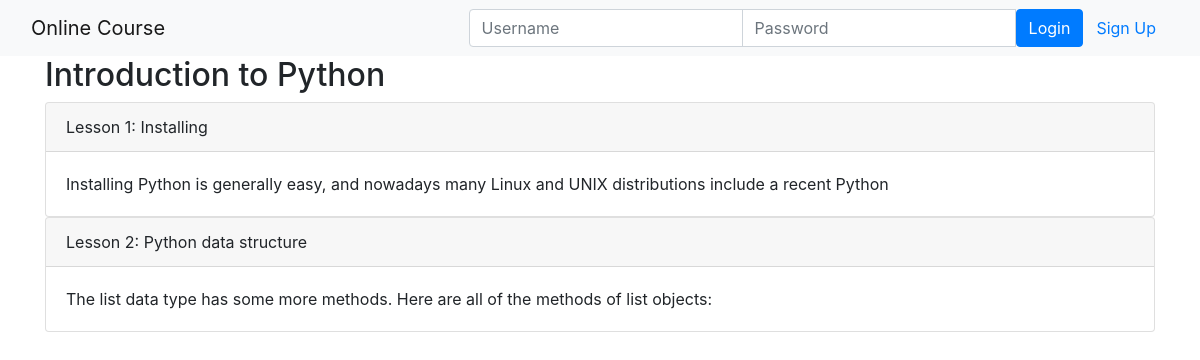
/onlinecourse/course/2/, run on the app's committed database.
### onlinecourse/models.py (models this page shows, shortened)
class Course(models.Model):
    name = models.CharField(null=False, max_length=30, default='online course')
    image = models.ImageField(upload_to='course_images/')
    description = models.CharField(max_length=1000)
    pub_date = models.DateField(null=True)
    instructors = models.ManyToManyField(Instructor)
    users = models.ManyToManyField(settings.AUTH_USER_MODEL, through='Enrollment')
    total_enrollment = models.IntegerField(default=0)
    is_enrolled = False

class Lesson(models.Model):
    title = models.CharField(max_length=200, default="title")
    order = models.IntegerField(default=0)
    course = models.ForeignKey(Course, on_delete=models.CASCADE)
    content = models.TextField()

### onlinecourse/views.py (the view)
class CourseDetailsView(generic.DetailView):
    model = Course
    template_name = 'onlinecourse/course_detail.html'

### onlinecourse/templates/onlinecourse/course_detail.html (shortened to what this page needs)
<!DOCTYPE html>
<html lang="en">
    <head>
        {% load static %}
        <link rel="stylesheet" href="https://maxcdn.bootstrapcdn.com/bootstrap/4.5.2/css/bootstrap.min.css">
    </head>
<body>
<nav class="navbar navbar-light bg-light">
    <div class="container-fluid">
        <div class="navbar-header">
            <a class="navbar-brand" href="{% url 'onlinecourse:popular_course_list' %}">Online Course</a>
        </div>
        <ul class="nav navbar-nav navbar-right">
            {% if user.is_authenticated %}
            <li>
                <a class="btn btn-link" href="#">{{ user.first_name }}({{ user.username }})</a>
                <a class="btn btn-link" href="{% url 'onlinecourse:logout' %}">Logout</a>
            </li>
            {% else %}
            <li>
                <form class="form-inline" action="{% url 'onlinecourse:login' %}" method="post">
                    <div class="input-group">
                        <input type="text" class="form-control" placeholder="Username" name="username" >
                        <input type="password" class="form-control" placeholder="Password" name="psw" >
                        <button class="btn btn-primary" type="submit">Login</button>
                        <a class="btn btn-link" href="{% url 'onlinecourse:registration' %}">Sign Up</a>
                    </div>
                </form>
            </li>
            {% endif %}
        </ul>
    </div>
</nav>
<div class="container">
    <h2>{{ course.name }}</h2>
    <div class="card-columns-vertical">
        {% for lesson in course.lesson_set.all %}
        <div class="card">
            <div class="card-header">Lesson {{ forloop.counter }}: {{ lesson.title }}</div>
            <div class="card-body">{{lesson.content}}</div>
        </div>
        {% endfor %}
    </div>
</div>
</body>
</html>

### data on the page
Course: name "Introduction to Python"
Lesson: title "Installing", content "Installing Python is generally easy, and nowadays many Linux and UNIX distributions include a recent Python"
Lesson: title "Python data structure", content "The list data type has some more methods. Here are all of the methods of list objects:"
